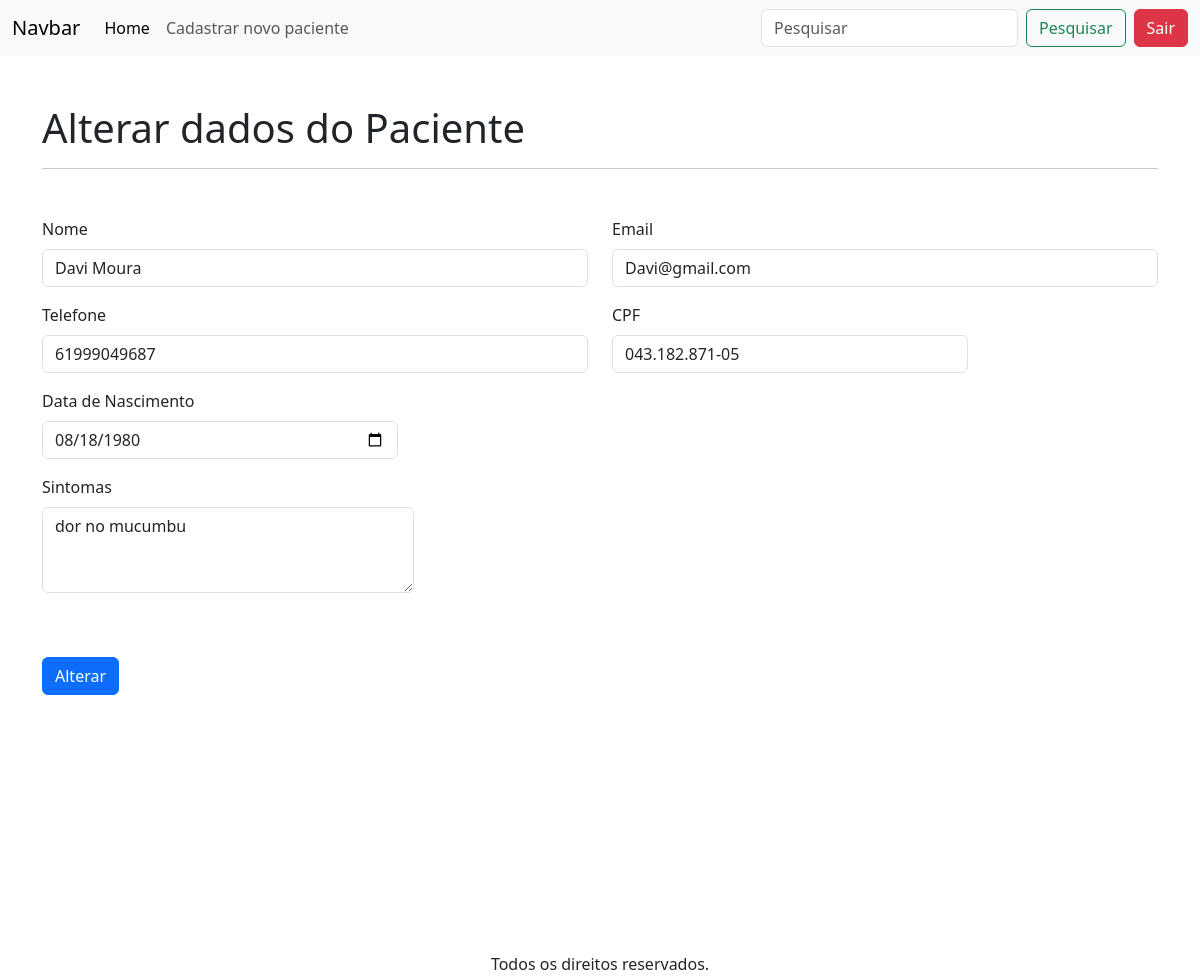
Page /alterarPaciente/7 (signed in) on the committed database.
### apps/crud/models.py (models this page shows, shortened)
class Paciente(models.Model):
    codigo_paciente = models.AutoField(primary_key=True)
    nome = models.CharField(null=False, blank=False)
    cpf = models.CharField(max_length=14, unique=True, null=False, blank=False)
    email = models.EmailField(unique=True, null=False, blank=False)
    telefone = models.CharField(max_length=15, null=False, blank=False)
    data_nascimento = models.DateField(null=False, blank=False)
    sintomas = models.TextField(null=True, blank=True)

### apps/crud/views.py (the view)
# urls.py: path('alterarPaciente/<int:codigo_paciente>', views.alterar_paciente,name='alterar_paciente'),
@login_required
def alterar_paciente(request,codigo_paciente):
    paciente = Paciente.objects.get(codigo_paciente=codigo_paciente)
    if request.method == 'POST':
        form = PacienteForm(request.POST, instance=paciente)
        if form.is_valid():
            form.save()
            return redirect('index')
    else:
        form = PacienteForm(instance=paciente)
    return render(request, 'alterar_dados.html',{
        'form':form,
        'paciente':paciente,
      })

### apps/crud/templates/alterar_dados.html (shortened to what this page needs)
{% extends 'base-crud.html' %}
{% load static %}
{% block content %}
<h1 class="mt-5">
    Alterar dados do Paciente
</h1>
<hr>
<form action="{% url 'alterar_paciente' paciente.codigo_paciente %}" method="POST">
    {% include 'includes/form.html' %}
    <div class="d-flex justify-content-start mt-5 mb-5">
        <button type="submit" class="btn btn-primary">Alterar</button>
    </div>
</form>
{% endblock %}

### apps/crud/templates/includes/form.html (shortened to what this page needs)
<div class="row mt-5">
    <div class="col-12 col-md-6 mb-3">
        <label for="{{ form.nome.id_for_label }}" class="form-label">Nome</label>
        {{ form.nome }}
    </div>
    <div class="col-12 col-md-6 mb-3">
        <label for="{{ form.email.id_for_label }}" class="form-label">Email</label>
            {{ form.email }}
    </div>
     <div class="col-12 col-md-6 mb-3">
        <label for="{{ form.telefone.id_for_label }}" class="form-label">Telefone</label>
          {{ form.telefone }}
     </div>
     <div class="col-12 col-md-6 col-lg-4 mb-3">
        <label for="{{ form.cpf.id_for_label }}" class="form-label">CPF</label>
            {{ form.cpf }}
     </div>
     <div class="col-12 col-md-6 col-lg-4 mb-3">
        <label for="{{ form.data_nascimento.id_for_label }}" class="form-label">Data de Nascimento</label>
          {{ form.data_nascimento }}
     </div>
     <div>
        <div class="col-12 col-md-6 col-lg-4 mb-3">
            <label for="{{ form.sintomas.id_for_label }}" class="form-label">Sintomas</label>
          {{ form.sintomas }}
        </div>
    </div>

### rows in the picture
Paciente: nome "Davi Moura", email "Davi@gmail.com", telefone "61999049687", cpf "043.182.871-05", data_nascimento "08/18/1980", sintomas "dor no mucumbu"
